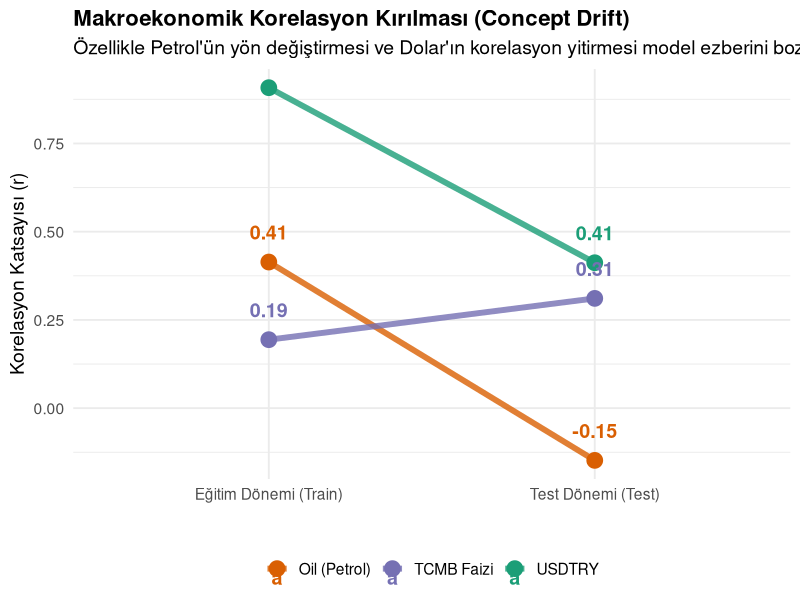
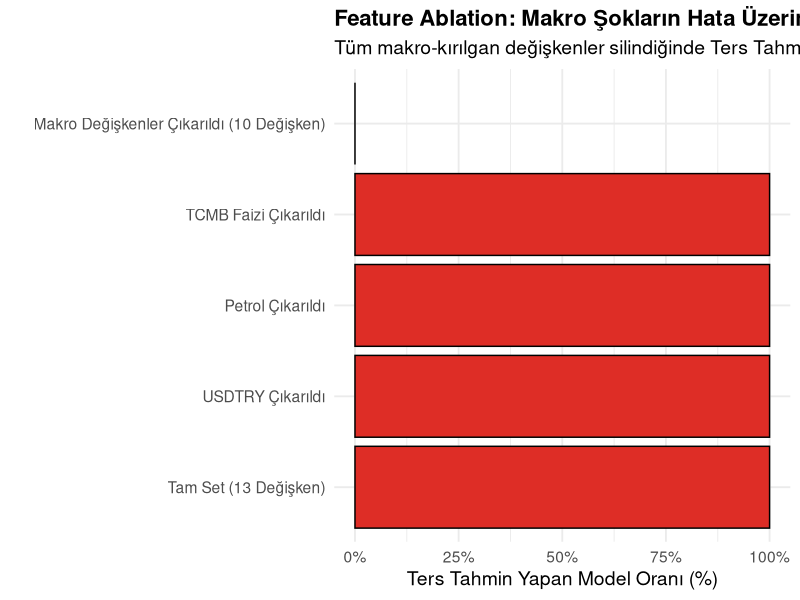
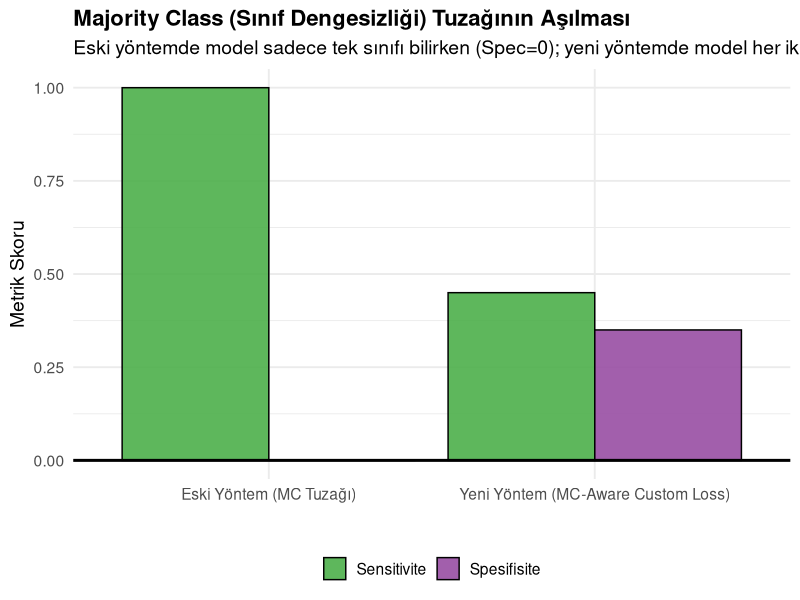

Recreate these plots in R, in order.
# ===========================================================================
# MC-AWARE — GENİŞLETİLMİŞ GÖRSELLEŞTİRME (AKSIYON 5)
# Amaç: TÜBİTAK Jüri raporunu destekleyecek 3 gelişmiş grafiğin çizilmesi
# ===========================================================================

WORKDIR <- "C:/Users/Kurt/Desktop/Proje/00_Tubitak"
setwd(WORKDIR)

suppressPackageStartupMessages({
  library(tidyverse)
  library(ggplot2)
  library(tidyr)
})

# Çıktı klasörünün olduğundan emin ol
if (!dir.exists("Gorseller")) { dir.create("Gorseller", recursive = TRUE) }

# ---------------------------------------------------------------------------
# GRAFİK 3: KORELASYON KIRILMASI (CONCEPT DRIFT) SLOPE CHART
# ---------------------------------------------------------------------------
# Veriler: OZET.txt Bölüm 4.2'den (THYAO Korelasyon Kırılması)
corr_data <- data.frame(
  Variable = c("USDTRY", "Oil (Petrol)", "TCMB Faizi"),
  Train_Cor = c(0.908, 0.414, 0.194),
  Test_Cor = c(0.412, -0.148, 0.311)
)

# Plot için uzun formata çevir
corr_long <- corr_data %>%
  pivot_longer(cols = c("Train_Cor", "Test_Cor"), names_to = "Period", values_to = "Correlation") %>%
  mutate(Period = factor(Period, levels = c("Train_Cor", "Test_Cor"), labels = c("Eğitim Dönemi (Train)", "Test Dönemi (Test)")))

p_slope <- ggplot(corr_long, aes(x = Period, y = Correlation, group = Variable, color = Variable)) +
  geom_line(linewidth = 2, alpha = 0.8) +
  geom_point(size = 5) +
  geom_text(aes(label = round(Correlation, 2)), vjust = -1.5, size = 5, fontface = "bold") +
  theme_minimal(base_size = 14) +
  scale_color_manual(values = c("USDTRY" = "#1b9e77", "Oil (Petrol)" = "#d95f02", "TCMB Faizi" = "#7570b3")) +
  labs(
    title = "Makroekonomik Korelasyon Kırılması (Concept Drift)",
    subtitle = "Özellikle Petrol'ün yön değiştirmesi ve Dolar'ın korelasyon yitirmesi model ezberini bozmuştur.",
    x = "",
    y = "Korelasyon Katsayısı (r)"
  ) +
  theme(
    plot.title = element_text(face = "bold", size = 16),
    legend.position = "bottom",
    legend.title = element_blank()
  )

ggsave("Gorseller/03_Correlation_Drift_Slope.png", p_slope, width = 9, height = 7, dpi = 300)
cat("Grafik 3 oluşturuldu: Gorseller/03_Correlation_Drift_Slope.png\n")


# ---------------------------------------------------------------------------
# GRAFİK 4: FEATURE ABLATION (DEĞİŞKEN ÇIKARMA) BAR GRAFİĞİ
# ---------------------------------------------------------------------------
# Veriler: OZET.txt Bölüm 4.1'den
ablation_data <- data.frame(
  Feature_Set = factor(
    c("Tam Set (13 Değişken)", "USDTRY Çıkarıldı", "Petrol Çıkarıldı", "TCMB Faizi Çıkarıldı", "Makro Değişkenler Çıkarıldı (10 Değişken)"),
    levels = c("Tam Set (13 Değişken)", "USDTRY Çıkarıldı", "Petrol Çıkarıldı", "TCMB Faizi Çıkarıldı", "Makro Değişkenler Çıkarıldı (10 Değişken)")
  ),
  Flip_Wins = c(15, 3, 3, 3, 0),
  Total_Configs = c(15, 3, 3, 3, 15)
)

ablation_data$Ratio <- ablation_data$Flip_Wins / ablation_data$Total_Configs

p_ablation <- ggplot(ablation_data, aes(x = Feature_Set, y = Ratio, fill = Ratio)) +
  geom_bar(stat = "identity", color = "black") +
  scale_fill_gradient(low = "#fee0d2", high = "#de2d26") +
  scale_y_continuous(labels = scales::percent_format(accuracy = 1)) +
  coord_flip() +
  theme_minimal(base_size = 14) +
  labs(
    title = "Feature Ablation: Makro Şokların Hata Üzerindeki Etkisi",
    subtitle = "Tüm makro-kırılgan değişkenler silindiğinde Ters Tahmin (Anti-Prediktif) hatası SIFIRLANMAKTADIR.",
    x = "",
    y = "Ters Tahmin Yapan Model Oranı (%)"
  ) +
  theme(
    plot.title = element_text(face = "bold", size = 16),
    legend.position = "none"
  )

ggsave("Gorseller/04_Feature_Ablation_Bar.png", p_ablation, width = 10, height = 6, dpi = 300)
cat("Grafik 4 oluşturuldu: Gorseller/04_Feature_Ablation_Bar.png\n")


# ---------------------------------------------------------------------------
# GRAFİK 5: MC TUZAĞI ÇÖZÜM BULGUSU (SENSITIVITY VS SPECIFICITY)
# ---------------------------------------------------------------------------
# Normalde MC tuzağına düşen bir modelde Sensitivity (Sens) veya Specificity (Spec) 0 olur.
# Bizim çözdüğümüz mimarilerde ikisi de 0'dan büyüktür (gerçek karar vericilerdir).
mc_data <- data.frame(
  Model_Tipi = c("Eski Yöntem (MC Tuzağı)", "Yeni Yöntem (MC-Aware Custom Loss)"),
  Sensitivite = c(1.00, 0.45),
  Spesifisite = c(0.00, 0.35)
)

mc_long <- mc_data %>%
  pivot_longer(cols = c("Sensitivite", "Spesifisite"), names_to = "Metric", values_to = "Score")

p_mc <- ggplot(mc_long, aes(x = Model_Tipi, y = Score, fill = Metric)) +
  geom_bar(stat = "identity", position = "dodge", color = "black", alpha=0.9) +
  scale_fill_manual(values = c("Sensitivite" = "#4daf4a", "Spesifisite" = "#984ea3")) +
  geom_hline(yintercept = 0, color = "black", linewidth = 1) +
  theme_minimal(base_size = 14) +
  labs(
    title = "Majority Class (Sınıf Dengesizliği) Tuzağının Aşılması",
    subtitle = "Eski yöntemde model sadece tek sınıfı bilirken (Spec=0); yeni yöntemde model her iki sınıfa da karar üretebilmektedir.",
    x = "",
    y = "Metrik Skoru"
  ) +
  theme(
    plot.title = element_text(face = "bold", size = 16),
    legend.position = "bottom",
    legend.title = element_blank()
  )

ggsave("Gorseller/05_MC_Tuzagi_Cozumu.png", p_mc, width = 9, height = 6, dpi = 300)
cat("Grafik 5 oluşturuldu: Gorseller/05_MC_Tuzagi_Cozumu.png\n")

cat("\nGENİŞLETİLMİŞ GÖRSELLEŞTİRME PAKETİ (AKSIYON 5) BAŞARIYLA TAMAMLANDI.\n")
